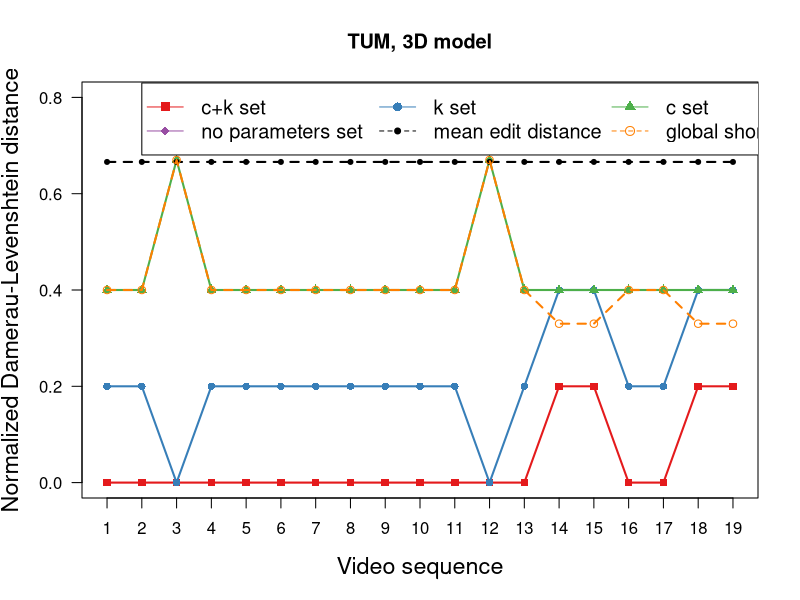

Write R code to recreate this figure.
library(RColorBrewer)

# Define data (x: videos, y: fit of model, edit distance with Damerau-Levenshtein)
xdata <- c(1,2,3,4,5,6,7,8,9,10,11,12,13,14,15,16,17,18,19)
model_ck <- c(0,0,0,0,0,0,0,0,0,0,0,0,0,0.2,0.2,0,0,0.2,0.2)
k_set <- c(0.2,0.2,0,0.2,0.2,0.2,0.2,0.2,0.2,0.2,0.2,0,0.2,0.4,0.4,0.2,0.2,0.4,0.4)
c_set <- c(0.4,0.4,0.67,0.4,0.4,0.4,0.4,0.4,0.4,0.4,0.4,0.67,0.4,0.4,0.4,0.4,0.4,0.4,0.4)
no_params <- c(0.4,0.4,0.67,0.4,0.4,0.4,0.4,0.4,0.4,0.4,0.4,0.67,0.4,0.4,0.4,0.4,0.4,0.4,0.4)
globally_optimal <- c(0.4,0.4,0.67,0.4,0.4,0.4,0.4,0.4,0.4,0.4,0.4,0.67,0.4,0.33,0.33,0.4,0.4,0.33,0.33)
avg <- c(0.666,0.666,0.666,0.666,0.666,0.666,0.666,0.666,0.666,0.666,0.666,0.666,0.666,0.666,0.666,0.666,0.666,0.666,0.666)

col = brewer.pal(n=6,name='Set1')

# Plot model, c+k set
plot(xdata, model_ck, type='o', col=col[1], pch=15, lty=1, ylim=c(0,0.8), lwd=2, 
     ylab='Normalized Damerau-Levenshtein distance', main="TUM, 3D model",
     xlab='Video sequence', las=1, xaxt='n', cex.lab=1.4)
axis(side=1, at=1:19, labels=xdata, cex.axis=1)

# Plot model without c
points(xdata, k_set, col=col[2], pch=16)
lines(xdata, k_set, col=col[2], lty=1, lwd=2)

# Plot model without k
points(xdata, c_set, col=col[3], pch=17)
lines(xdata, c_set, col=col[3], lty=1, lwd=2)

# Plot greedy without params
#points(xdata, no_params, col=col[4], pch=18)
#lines(xdata, no_params, col=col[4], lty=1, lwd=2)

# Plot avg/baseline
points(xdata, avg, col='black', pch=20)
lines(xdata, avg, col='black', lty=2, lwd=2)

# Plot globally optimal/shortest path
points(xdata, globally_optimal, col=col[5], pch=21)
lines(xdata, globally_optimal, col=col[5], lty=2, lwd=2)

# Plot legend in 3 columns
legend_order <- matrix(1:6, ncol=3, byrow=TRUE)

legend(2,0.83, c('c+k set','k set','c set','no parameters set','mean edit distance','global shortest path')[legend_order], 
       col=c(col[1],col[2],col[3],col[4],'black',col[5])[legend_order], 
       pch=c(15,16,17,18,20,21)[legend_order], lty=c(1,1,1,1,2,2)[legend_order], ncol=3, cex=1.2)
